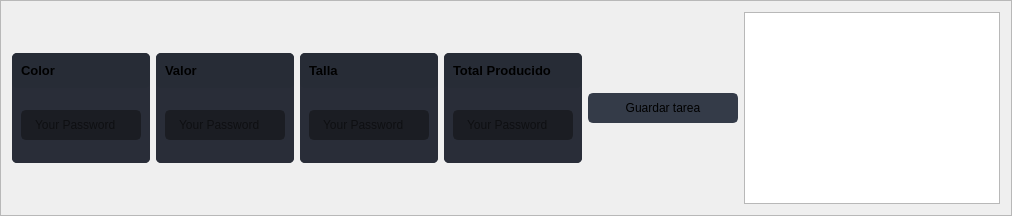
                     <widget class="QFrame" name="frame_3">
                      <property name="minimumSize">
                       <size>
                        <width>0</width>
                        <height>150</height>
                       </size>
                      </property>
                      <property name="frameShape">
                       <enum>QFrame::StyledPanel</enum>
                      </property>
                      <property name="frameShadow">
                       <enum>QFrame::Raised</enum>
                      </property>
                      <layout class="QHBoxLayout" name="horizontalLayout_9">
                       <item>
                        <widget class="QFrame" name="frame_div_content_8">
                         <property name="minimumSize">
                          <size>
                           <width>0</width>
                           <height>110</height>
                          </size>
                         </property>
                         <property name="maximumSize">
                          <size>
                           <width>16777215</width>
                           <height>110</height>
                          </size>
                         </property>
                         <property name="styleSheet">
                          <string notr="true">background-color: rgb(41, 45, 56);
border-radius: 5px;
</string>
                         </property>
                         <property name="frameShape">
                          <enum>QFrame::NoFrame</enum>
                         </property>
                         <property name="frameShadow">
                          <enum>QFrame::Raised</enum>
                         </property>
                         <layout class="QVBoxLayout" name="verticalLayout_48">
                          <property name="spacing">
                           <number>0</number>
                          </property>
                          <property name="leftMargin">
                           <number>0</number>
                          </property>
                          <property name="topMargin">
                           <number>0</number>
                          </property>
                          <property name="rightMargin">
                           <number>0</number>
                          </property>
                          <property name="bottomMargin">
                           <number>0</number>
                          </property>
                          <item>
                           <widget class="QFrame" name="frame_title_wid_9">
                            <property name="maximumSize">
                             <size>
                              <width>16777215</width>
                              <height>35</height>
                             </size>
                            </property>
                            <property name="styleSheet">
                             <string notr="true">background-color: rgb(39, 44, 54);</string>
                            </property>
                            <property name="frameShape">
                             <enum>QFrame::StyledPanel</enum>
                            </property>
                            <property name="frameShadow">
                             <enum>QFrame::Raised</enum>
                            </property>
                            <layout class="QVBoxLayout" name="verticalLayout_50">
                             <item>
                              <widget class="QLabel" name="labelBoxBlenderInstalation_19">
                               <property name="font">
                                <font>
                                 <family>Segoe UI</family>
                                 <pointsize>10</pointsize>
                                 <weight>75</weight>
                                 <bold>true</bold>
                                </font>
                               </property>
                               <property name="styleSheet">
                                <string notr="true"/>
                               </property>
                               <property name="text">
                                <string>Color</string>
                               </property>
                              </widget>
                             </item>
                            </layout>
                           </widget>
                          </item>
                          <item>
                           <widget class="QFrame" name="frame_content_wid_9">
                            <property name="frameShape">
                             <enum>QFrame::NoFrame</enum>
                            </property>
                            <property name="frameShadow">
                             <enum>QFrame::Raised</enum>
                            </property>
                            <layout class="QVBoxLayout" name="verticalLayout_51">
                             <item>
                              <layout class="QVBoxLayout" name="verticalLayout_57">
                               <property name="bottomMargin">
                                <number>0</number>
                               </property>
                               <item>
                                <widget class="QLineEdit" name="CampoColor">
                                 <property name="minimumSize">
                                  <size>
                                   <width>0</width>
                                   <height>30</height>
                                  </size>
                                 </property>
                                 <property name="styleSheet">
                                  <string notr="true">QLineEdit {
	background-color: rgb(27, 29, 35);
	border-radius: 5px;
	border: 2px solid rgb(27, 29, 35);
	padding-left: 10px;
}
QLineEdit:hover {
	border: 2px solid rgb(64, 71, 88);
}
QLineEdit:focus {
	border: 2px solid rgb(91, 101, 124);
}</string>
                                 </property>
                                 <property name="text">
                                  <string/>
                                 </property>
                                 <property name="placeholderText">
                                  <string>Your Password</string>
                                 </property>
                                </widget>
                               </item>
                              </layout>
                             </item>
                            </layout>
                           </widget>
                          </item>
                         </layout>
                        </widget>
                       </item>
                       <item>
                        <widget class="QFrame" name="frame_div_content_10">
                         <property name="minimumSize">
                          <size>
                           <width>0</width>
                           <height>110</height>
                          </size>
                         </property>
                         <property name="maximumSize">
                          <size>
                           <width>16777215</width>
                           <height>110</height>
                          </size>
                         </property>
                         <property name="styleSheet">
                          <string notr="true">background-color: rgb(41, 45, 56);
border-radius: 5px;
</string>
                         </property>
                         <property name="frameShape">
                          <enum>QFrame::NoFrame</enum>
                         </property>
                         <property name="frameShadow">
                          <enum>QFrame::Raised</enum>
                         </property>
                         <layout class="QVBoxLayout" name="verticalLayout_55">
                          <property name="spacing">
                           <number>0</number>
                          </property>
                          <property name="leftMargin">
                           <number>0</number>
                          </property>
                          <property name="topMargin">
                           <number>0</number>
                          </property>
                          <property name="rightMargin">
                           <number>0</number>
                          </property>
                          <property name="bottomMargin">
                           <number>0</number>
                          </property>
                          <item>
                           <widget class="QFrame" name="frame_title_wid_11">
                            <property name="maximumSize">
                             <size>
                              <width>16777215</width>
                              <height>35</height>
                             </size>
                            </property>
                            <property name="styleSheet">
                             <string notr="true">background-color: rgb(39, 44, 54);</string>
                            </property>
                            <property name="frameShape">
                             <enum>QFrame::StyledPanel</enum>
                            </property>
                            <property name="frameShadow">
                             <enum>QFrame::Raised</enum>
                            </property>
                            <layout class="QVBoxLayout" name="verticalLayout_56">
                             <item>
                              <widget class="QLabel" name="labelBoxBlenderInstalation_21">
                               <property name="font">
                                <font>
                                 <family>Segoe UI</family>
                                 <pointsize>10</pointsize>
                                 <weight>75</weight>
                                 <bold>true</bold>
                                </font>
                               </property>
                               <property name="styleSheet">
                                <string notr="true"/>
                               </property>
                               <property name="text">
                                <string>Valor</string>
                               </property>
                              </widget>
                             </item>
                            </layout>
                           </widget>
                          </item>
                          <item>
                           <widget class="QFrame" name="frame_content_wid_11">
                            <property name="frameShape">
                             <enum>QFrame::NoFrame</enum>
                            </property>
                            <property name="frameShadow">
                             <enum>QFrame::Raised</enum>
                            </property>
                            <layout class="QVBoxLayout" name="verticalLayout_59">
                             <item>
                              <layout class="QVBoxLayout" name="verticalLayout_60">
                               <property name="bottomMargin">
                                <number>0</number>
                               </property>
                               <item>
                                <widget class="QLineEdit" name="CampoValor">
                                 <property name="minimumSize">
                                  <size>
                                   <width>0</width>
                                   <height>30</height>
                                  </size>
                                 </property>
                                 <property name="styleSheet">
                                  <string notr="true">QLineEdit {
	background-color: rgb(27, 29, 35);
	border-radius: 5px;
	border: 2px solid rgb(27, 29, 35);
	padding-left: 10px;
}
QLineEdit:hover {
	border: 2px solid rgb(64, 71, 88);
}
QLineEdit:focus {
	border: 2px solid rgb(91, 101, 124);
}</string>
                                 </property>
                                 <property name="text">
                                  <string/>
                                 </property>
                                 <property name="placeholderText">
                                  <string>Your Password</string>
                                 </property>
                                </widget>
                               </item>
                              </layout>
                             </item>
                            </layout>
                           </widget>
                          </item>
                         </layout>
                        </widget>
                       </item>
                       <item>
                        <widget class="QFrame" name="frame_div_content_5">
                         <property name="minimumSize">
                          <size>
                           <width>0</width>
                           <height>110</height>
                          </size>
                         </property>
                         <property name="maximumSize">
                          <size>
                           <width>16777215</width>
                           <height>110</height>
                          </size>
                         </property>
                         <property name="styleSheet">
                          <string notr="true">background-color: rgb(41, 45, 56);
border-radius: 5px;
</string>
                         </property>
                         <property name="frameShape">
                          <enum>QFrame::NoFrame</enum>
                         </property>
                         <property name="frameShadow">
                          <enum>QFrame::Raised</enum>
                         </property>
                         <layout class="QVBoxLayout" name="verticalLayout_36">
                          <property name="spacing">
                           <number>0</number>
                          </property>
                          <property name="leftMargin">
                           <number>0</number>
                          </property>
                          <property name="topMargin">
                           <number>0</number>
                          </property>
                          <property name="rightMargin">
                           <number>0</number>
                          </property>
                          <property name="bottomMargin">
                           <number>0</number>
                          </property>
                          <item>
                           <widget class="QFrame" name="frame_title_wid_6">
                            <property name="maximumSize">
                             <size>
                              <width>16777215</width>
                              <height>35</height>
                             </size>
                            </property>
                            <property name="styleSheet">
                             <string notr="true">background-color: rgb(39, 44, 54);</string>
                            </property>
                            <property name="frameShape">
                             <enum>QFrame::StyledPanel</enum>
                            </property>
                            <property name="frameShadow">
                             <enum>QFrame::Raised</enum>
                            </property>
                            <layout class="QVBoxLayout" name="verticalLayout_37">
                             <item>
                              <widget class="QLabel" name="labelBoxBlenderInstalation_14">
                               <property name="font">
                                <font>
                                 <family>Segoe UI</family>
                                 <pointsize>10</pointsize>
                                 <weight>75</weight>
                                 <bold>true</bold>
                                </font>
                               </property>
                               <property name="styleSheet">
                                <string notr="true"/>
                               </property>
                               <property name="text">
                                <string>Talla</string>
                               </property>
                              </widget>
                             </item>
                            </layout>
                           </widget>
                          </item>
                          <item>
                           <widget class="QFrame" name="frame_content_wid_6">
                            <property name="frameShape">
                             <enum>QFrame::NoFrame</enum>
                            </property>
                            <property name="frameShadow">
                             <enum>QFrame::Raised</enum>
                            </property>
                            <layout class="QVBoxLayout" name="verticalLayout_38">
                             <item>
                              <layout class="QVBoxLayout" name="verticalLayout_39">
                               <property name="bottomMargin">
                                <number>0</number>
                               </property>
                               <item>
                                <widget class="QLineEdit" name="CampoTalla">
                                 <property name="minimumSize">
                                  <size>
                                   <width>0</width>
                                   <height>30</height>
                                  </size>
                                 </property>
                                 <property name="styleSheet">
                                  <string notr="true">QLineEdit {
	background-color: rgb(27, 29, 35);
	border-radius: 5px;
	border: 2px solid rgb(27, 29, 35);
	padding-left: 10px;
}
QLineEdit:hover {
	border: 2px solid rgb(64, 71, 88);
}
QLineEdit:focus {
	border: 2px solid rgb(91, 101, 124);
}</string>
                                 </property>
                                 <property name="text">
                                  <string/>
                                 </property>
                                 <property name="placeholderText">
                                  <string>Your Password</string>
                                 </property>
                                </widget>
                               </item>
                              </layout>
                             </item>
                            </layout>
                           </widget>
                          </item>
                         </layout>
                        </widget>
                       </item>
                       <item>
                        <widget class="QFrame" name="frame_div_content_9">
                         <property name="minimumSize">
                          <size>
                           <width>0</width>
                           <height>110</height>
                          </size>
                         </property>
                         <property name="maximumSize">
                          <size>
                           <width>16777215</width>
                           <height>110</height>
                          </size>
                         </property>
                         <property name="styleSheet">
                          <string notr="true">background-color: rgb(41, 45, 56);
border-radius: 5px;
</string>
                         </property>
                         <property name="frameShape">
                          <enum>QFrame::NoFrame</enum>
                         </property>
                         <property name="frameShadow">
                          <enum>QFrame::Raised</enum>
                         </property>
                         <layout class="QVBoxLayout" name="verticalLayout_52">
                          <property name="spacing">
                           <number>0</number>
                          </property>
                          <property name="leftMargin">
                           <number>0</number>
                          </property>
                          <property name="topMargin">
                           <number>0</number>
                          </property>
                          <property name="rightMargin">
                           <number>0</number>
                          </property>
                          <property name="bottomMargin">
                           <number>0</number>
                          </property>
                          <item>
                           <widget class="QFrame" name="frame_title_wid_10">
                            <property name="maximumSize">
                             <size>
                              <width>16777215</width>
                              <height>35</height>
                             </size>
                            </property>
                            <property name="styleSheet">
                             <string notr="true">background-color: rgb(39, 44, 54);</string>
                            </property>
                            <property name="frameShape">
                             <enum>QFrame::StyledPanel</enum>
                            </property>
                            <property name="frameShadow">
                             <enum>QFrame::Raised</enum>
                            </property>
                            <layout class="QVBoxLayout" name="verticalLayout_53">
                             <item>
                              <widget class="QLabel" name="labelBoxBlenderInstalation_20">
                               <property name="font">
                                <font>
                                 <family>Segoe UI</family>
                                 <pointsize>10</pointsize>
                                 <weight>75</weight>
                                 <bold>true</bold>
                                </font>
                               </property>
                               <property name="styleSheet">
                                <string notr="true"/>
                               </property>
                               <property name="text">
                                <string>Total Producido</string>
                               </property>
                              </widget>
                             </item>
                            </layout>
                           </widget>
                          </item>
                          <item>
                           <widget class="QFrame" name="frame_content_wid_10">
                            <property name="frameShape">
                             <enum>QFrame::NoFrame</enum>
                            </property>
                            <property name="frameShadow">
                             <enum>QFrame::Raised</enum>
                            </property>
                            <layout class="QVBoxLayout" name="verticalLayout_54">
                             <item>
                              <layout class="QVBoxLayout" name="verticalLayout_58">
                               <property name="bottomMargin">
                                <number>0</number>
                               </property>
                               <item>
                                <widget class="QLineEdit" name="CampoTotaProducido">
                                 <property name="minimumSize">
                                  <size>
                                   <width>0</width>
                                   <height>30</height>
                                  </size>
                                 </property>
                                 <property name="styleSheet">
                                  <string notr="true">QLineEdit {
	background-color: rgb(27, 29, 35);
	border-radius: 5px;
	border: 2px solid rgb(27, 29, 35);
	padding-left: 10px;
}
QLineEdit:hover {
	border: 2px solid rgb(64, 71, 88);
}
QLineEdit:focus {
	border: 2px solid rgb(91, 101, 124);
}</string>
                                 </property>
                                 <property name="text">
                                  <string/>
                                 </property>
                                 <property name="placeholderText">
                                  <string>Your Password</string>
                                 </property>
                                </widget>
                               </item>
                              </layout>
                             </item>
                            </layout>
                           </widget>
                          </item>
                         </layout>
                        </widget>
                       </item>
                       <item>
                        <widget class="QPushButton" name="pushButtonGuardar">
                         <property name="minimumSize">
                          <size>
                           <width>150</width>
                           <height>30</height>
                          </size>
                         </property>
                         <property name="font">
                          <font>
                           <family>Segoe UI</family>
                           <pointsize>9</pointsize>
                          </font>
                         </property>
                         <property name="styleSheet">
                          <string notr="true">QPushButton {
	border: 2px solid rgb(52, 59, 72);
	border-radius: 5px;	
	background-color: rgb(52, 59, 72);
}
QPushButton:hover {
	background-color: rgb(57, 65, 80);
	border: 2px solid rgb(61, 70, 86);
}
QPushButton:pressed {	
	background-color: rgb(35, 40, 49);
	border: 2px solid rgb(43, 50, 61);
}</string>
                         </property>
                         <property name="text">
                          <string>Guardar tarea</string>
                         </property>
                         <property name="icon">
                          <iconset resource="files.qrc">
                           <normaloff>:/16x16/icons/16x16/cil-folder-open.png</normaloff>:/16x16/icons/16x16/cil-folder-open.png</iconset>
                         </property>
                        </widget>
                       </item>
                       <item>
                        <widget class="QGraphicsView" name="PreviwImage"/>
                       </item>
                      </layout>
                     </widget>
